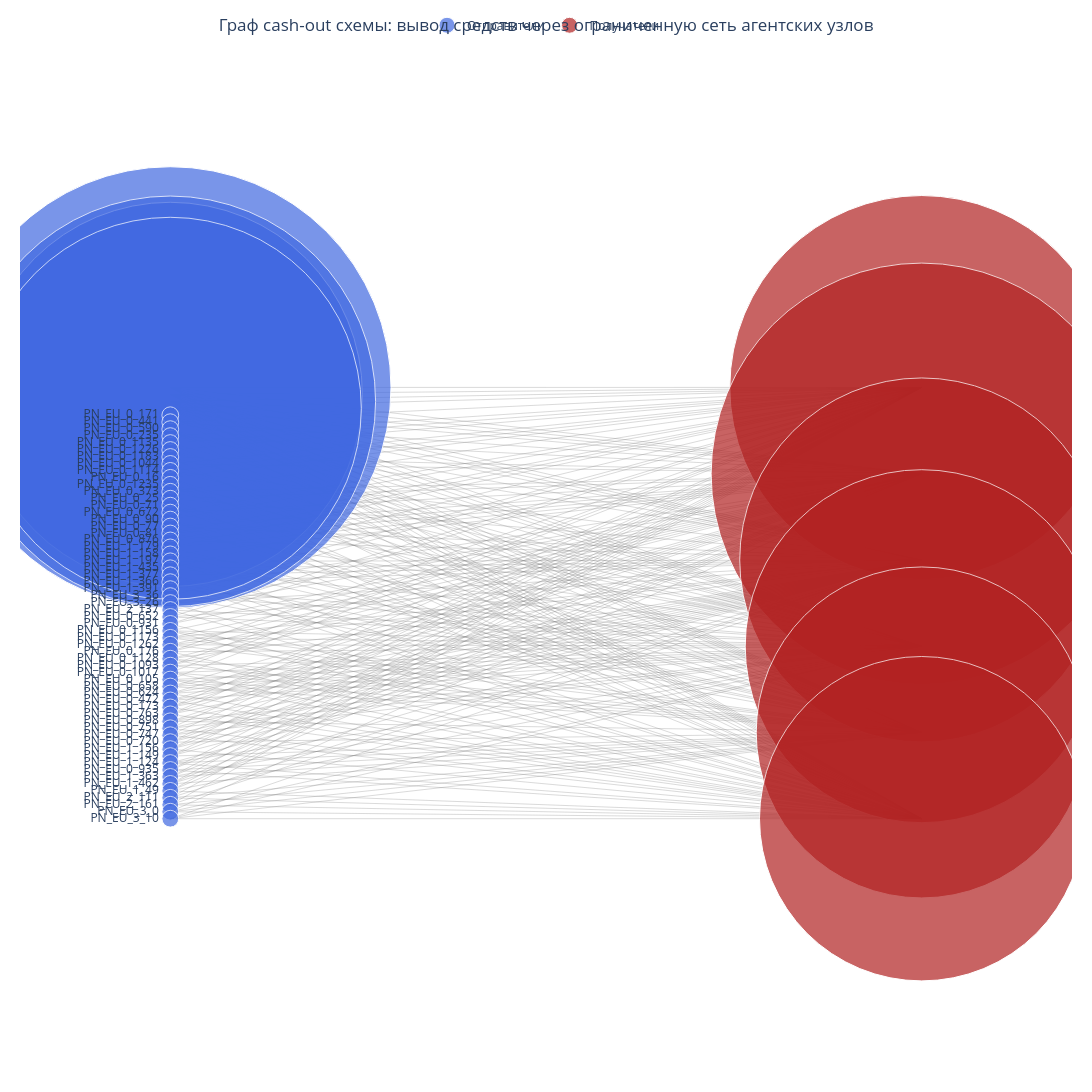
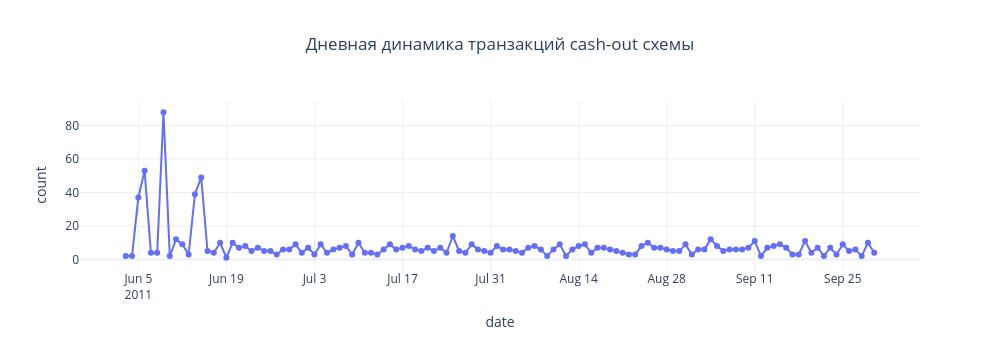
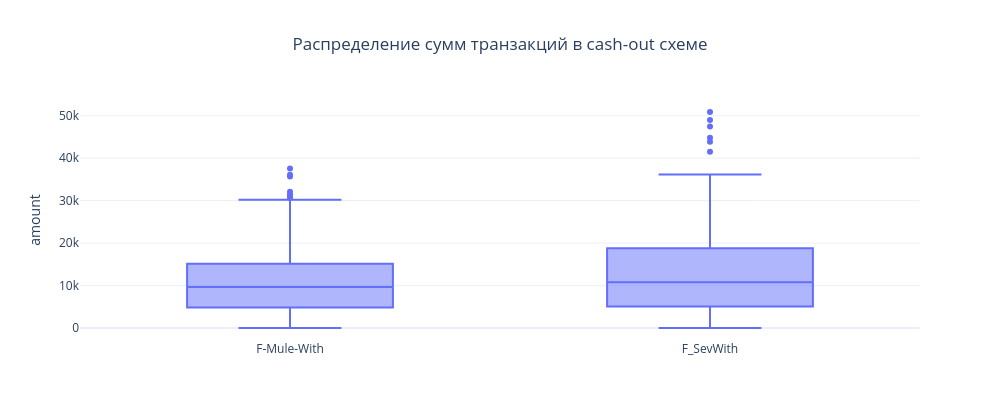

The notebook cell these images were saved under, in order:
### Markdown cell above
## 3. Схема №2 — вывод средств через агентов (`F-Mule-With` + `F_SevWith`)

Эта часть данных описывает каскадный cash-out-паттерн:

- деньги выводятся через небольшую сеть агентских аккаунтов `RET`;
- есть два масштаба поведения:
  - `F-Mule-With` — очень плотное ядро, где 4 отправителя многократно взаимодействуют с 6 агентами;
  - `F_SevWith` — более широкая волна: 60 отправителей и те же 6 агентов, но у каждого отправителя только 3–4 получателя.
- один и тот же набор агентских узлов появляется в обеих подвыборках, что указывает на общую инфраструктуру обналичивания.

### Code cell
cash = fraud[fraud['label'].isin(['F-Mule-With', 'F_SevWith'])].copy()

cash_stats = pd.DataFrame([{
    'rows': len(cash),
    'unique_senders': cash['sender_user'].nunique(),
    'unique_receivers': cash['receiver_user'].nunique(),
    'unique_edges': cash[['sender_user','receiver_user']].drop_duplicates().shape[0],
    'possible_edges': cash['sender_user'].nunique() * cash['receiver_user'].nunique(),
    'avg_tx_per_sender': len(cash) / cash['sender_user'].nunique(),
    'avg_tx_per_edge': len(cash) / cash[['sender_user','receiver_user']].drop_duplicates().shape[0],
    'time_start': cash['txn_time'].min(),
    'time_end': cash['txn_time'].max(),
    'amount_mean': cash['amount'].mean(),
    'amount_median': cash['amount'].median(),
}])

display(cash_stats)
display(pd.crosstab(cash['label'], cash['receiver_type']))

fig_cash_graph, cash_edges = weighted_bipartite_figure(
    cash,
    title='Граф cash-out схемы: вывод средств через ограниченную сеть агентских узлов'
)
fig_cash_graph.show()

fig_cash_time, cash_daily = daily_counts_figure(cash, 'Дневная динамика транзакций cash-out схемы')
fig_cash_time.show()

fig_cash_amount = amount_figure(cash, 'Распределение сумм транзакций в cash-out схеме')
fig_cash_amount.show()

# Раздельная детализация двух подтипов
sub_stats = []
for label in ['F-Mule-With', 'F_SevWith']:
    sub = cash[cash['label'] == label]
    sub_stats.append({
        'label': label,
        'rows': len(sub),
        'senders': sub['sender_user'].nunique(),
        'receivers': sub['receiver_user'].nunique(),
        'unique_edges': sub[['sender_user','receiver_user']].drop_duplicates().shape[0],
        'avg_receivers_per_sender': sub.groupby('sender_user')['receiver_user'].nunique().mean(),
        'avg_senders_per_receiver': sub.groupby('receiver_user')['sender_user'].nunique().mean(),
    })
display(pd.DataFrame(sub_stats))

### Figure 1 — Plotly figure (JSON) as saved in the notebook; plotly's stock layout.template omitted (floating-point values rounded to 4 significant figures; data arrays with more than 128 entries replaced by an {"elided": "..."} marker saying what was removed)
{"data": [{"hoverinfo": "none", "line": {"color": "rgba(120,120,120,0.35)", "width": 0.8}, "mode": "lines", "showlegend": false, "type": "scatter", "x": {"elided": "687 int values"}, "y": {"elided": "687 float values"}}, {"hoverinfo": "text", "hovertext": ["PN_EU_0_955<br>Транзакций: 197<br>Уникальных получателей: 6", "PN_EU_0_260<br>Транзакций: 171<br>Уникальных получателей: 6", "PN_EU_1_328<br>Транзакций: 183<br>Уникальных получателей: 6", "PN_EU_0_1045<br>Транзакций: 170<br>Уникальных получателей: 6", "PN_EU_0_171<br>Транзакций: 4<br>Уникальных получателей: 3", "PN_EU_0_441<br>Транзакций: 4<br>Уникальных получателей: 3", "PN_EU_0_590<br>Транзакций: 4<br>Уникальных получателей: 3", "PN_EU_0_235<br>Транзакций: 4<br>Уникальных получателей: 3", "PN_EU_0_1135<br>Транзакций: 4<br>Уникальных получателей: 3", "PN_EU_0_1226<br>Транзакций: 4<br>Уникальных получателей: 3", "PN_EU_0_1183<br>Транзакций: 4<br>Уникальных получателей: 3", "PN_EU_0_1044<br>Транзакций: 4<br>Уникальных получателей: 3", "PN_EU_0_1114<br>Транзакций: 4<br>Уникальных получателей: 3", "PN_EU_0_16<br>Транзакций: 4<br>Уникальных получателей: 3", "PN_EU_0_1235<br>Транзакций: 4<br>Уникальных получателей: 3", "PN_EU_0_373<br>Транзакций: 4<br>Уникальных получателей: 3", "PN_EU_0_25<br>Транзакций: 4<br>Уникальных получателей: 3", "PN_EU_0_71<br>Транзакций: 4<br>Уникальных получателей: 3", "PN_EU_0_672<br>Транзакций: 4<br>Уникальных получателей: 3", "PN_EU_0_90<br>Транзакций: 4<br>Уникальных получателей: 3", "PN_EU_0_77<br>Транзакций: 4<br>Уникальных получателей: 3", "PN_EU_0_81<br>Транзакций: 4<br>Уникальных получателей: 3", "PN_EU_0_876<br>Транзакций: 4<br>Уникальных получателей: 3", "PN_EU_1_179<br>Транзакций: 4<br>Уникальных получателей: 3", "PN_EU_1_158<br>Транзакций: 4<br>Уникальных получателей: 3", "PN_EU_1_197<br>Транзакций: 4<br>Уникальных получателей: 3", "PN_EU_1_435<br>Транзакций: 4<br>Уникальных получателей: 3", "PN_EU_1_377<br>Транзакций: 4<br>Уникальных получателей: 3", "PN_EU_1_366<br>Транзакций: 4<br>Уникальных получателей: 3", "PN_EU_1_391<br>Транзакций: 4<br>Уникальных получателей: 3", "PN_EU_3_36<br>Транзакций: 4<br>Уникальных получателей: 3", "PN_EU_3_26<br>Транзакций: 4<br>Уникальных получателей: 3", "PN_EU_2_137<br>Транзакций: 4<br>Уникальных получателей: 3", "PN_EU_0_652<br>Транзакций: 4<br>Уникальных получателей: 3", "PN_EU_0_931<br>Транзакций: 4<br>Уникальных получателей: 3", "PN_EU_0_1156<br>Транзакций: 4<br>Уникальных получателей: 4", "PN_EU_0_1173<br>Транзакций: 4<br>Уникальных получателей: 4", "PN_EU_0_1262<br>Транзакций: 4<br>Уникальных получателей: 4", "PN_EU_0_176<br>Транзакций: 4<br>Уникальных получателей: 4", "PN_EU_0_1128<br>Транзакций: 4<br>Уникальных получателей: 4", "PN_EU_0_1093<br>Транзакций: 4<br>Уникальных получателей: 4", "PN_EU_0_1017<br>Транзакций: 4<br>Уникальных получателей: 4", "PN_EU_0_105<br>Транзакций: 4<br>Уникальных получателей: 4", "PN_EU_0_658<br>Транзакций: 4<br>Уникальных получателей: 4", "PN_EU_0_624<br>Транзакций: 4<br>Уникальных получателей: 4", "PN_EU_0_472<br>Транзакций: 4<br>Уникальных получателей: 4", "PN_EU_0_173<br>Транзакций: 4<br>Уникальных получателей: 4", "PN_EU_0_763<br>Транзакций: 4<br>Уникальных получателей: 4", "PN_EU_0_898<br>Транзакций: 4<br>Уникальных получателей: 4", "PN_EU_0_751<br>Транзакций: 4<br>Уникальных получателей: 4", "PN_EU_0_747<br>Транзакций: 4<br>Уникальных получателей: 4", "PN_EU_0_720<br>Транзакций: 4<br>Уникальных получателей: 4", "PN_EU_1_156<br>Транзакций: 4<br>Уникальных получателей: 4", "PN_EU_1_149<br>Транзакций: 4<br>Уникальных получателей: 4", "PN_EU_1_124<br>Транзакций: 4<br>Уникальных получателей: 4", "PN_EU_0_935<br>Транзакций: 4<br>Уникальных получателей: 4", "PN_EU_1_363<br>Транзакций: 4<br>Уникальных получателей: 4", "PN_EU_1_462<br>Транзакций: 4<br>Уникальных получателей: 4", "PN_EU_1_49<br>Транзакций: 4<br>Уникальных получателей: 4", "PN_EU_2_111<br>Транзакций: 4<br>Уникальных получателей: 4", "PN_EU_2_161<br>Транзакций: 4<br>Уникальных получателей: 4", "PN_EU_3_0<br>Транзакций: 4<br>Уникальных получателей: 4", "PN_EU_3_10<br>Транзакций: 4<br>Уникальных получателей: 4"], "marker": {"color": "royalblue", "line": {"color": "white", "width": 1}, "size": [441.4, 384.2, 410.6, 382.0, 16.8, 16.8, 16.8, 16.8, 16.8, 16.8, 16.8, 16.8, 16.8, 16.8, 16.8, 16.8, 16.8, 16.8, 16.8, 16.8, 16.8, 16.8, 16.8, 16.8, 16.8, 16.8, 16.8, 16.8, 16.8, 16.8, 16.8, 16.8, 16.8, 16.8, 16.8, 16.8, 16.8, 16.8, 16.8, 16.8, 16.8, 16.8, 16.8, 16.8, 16.8, 16.8, 16.8, 16.8, 16.8, 16.8, 16.8, 16.8, 16.8, 16.8, 16.8, 16.8, 16.8, 16.8, 16.8, 16.8, 16.8, 16.8, 16.8]}, "mode": "markers+text", "name": "Отправители", "text": ["PN_EU_0_955", "PN_EU_0_260", "PN_EU_1_328", "PN_EU_0_1045", "PN_EU_0_171", "PN_EU_0_441", "PN_EU_0_590", "PN_EU_0_235", "PN_EU_0_1135", "PN_EU_0_1226", "PN_EU_0_1183", "PN_EU_0_1044", "PN_EU_0_1114", "PN_EU_0_16", "PN_EU_0_1235", "PN_EU_0_373", "PN_EU_0_25", "PN_EU_0_71", "PN_EU_0_672", "PN_EU_0_90", "PN_EU_0_77", "PN_EU_0_81", "PN_EU_0_876", "PN_EU_1_179", "PN_EU_1_158", "PN_EU_1_197", "PN_EU_1_435", "PN_EU_1_377", "PN_EU_1_366", "PN_EU_1_391", "PN_EU_3_36", "PN_EU_3_26", "PN_EU_2_137", "PN_EU_0_652", "PN_EU_0_931", "PN_EU_0_1156", "PN_EU_0_1173", "PN_EU_0_1262", "PN_EU_0_176", "PN_EU_0_1128", "PN_EU_0_1093", "PN_EU_0_1017", "PN_EU_0_105", "PN_EU_0_658", "PN_EU_0_624", "PN_EU_0_472", "PN_EU_0_173", "PN_EU_0_763", "PN_EU_0_898", "PN_EU_0_751", "PN_EU_0_747", "PN_EU_0_720", "PN_EU_1_156", "PN_EU_1_149", "PN_EU_1_124", "PN_EU_0_935", "PN_EU_1_363", "PN_EU_1_462", "PN_EU_1_49", "PN_EU_2_111", "PN_EU_2_161", "PN_EU_3_0", "PN_EU_3_10"], "textposition": "middle left", "type": "scatter", "x": [0, 0, 0, 0, 0, 0, 0, 0, 0, 0, 0, 0, 0, 0, 0, 0, 0, 0, 0, 0, 0, 0, 0, 0, 0, 0, 0, 0, 0, 0, 0, 0, 0, 0, 0, 0, 0, 0, 0, 0, 0, 0, 0, 0, 0, 0, 0, 0, 0, 0, 0, 0, 0, 0, 0, 0, 0, 0, 0, 0, 0, 0, 0], "y": [1, 0.9839, 0.9677, 0.9516, 0.9355, 0.9194, 0.9032, 0.8871, 0.871, 0.8548, 0.8387, 0.8226, 0.8065, 0.7903, 0.7742, 0.7581, 0.7419, 0.7258, 0.7097, 0.6935, 0.6774, 0.6613, 0.6452, 0.629, 0.6129, 0.5968, 0.5806, 0.5645, 0.5484, 0.5323, 0.5161, 0.5, 0.4839, 0.4677, 0.4516, 0.4355, 0.4194, 0.4032, 0.3871, 0.371, 0.3548, 0.3387, 0.3226, 0.3065, 0.2903, 0.2742, 0.2581, 0.2419, 0.2258, 0.2097, 0.1935, 0.1774, 0.1613, 0.1452, 0.129, 0.1129, 0.09677, 0.08065, 0.06452, 0.04839, 0.03226, 0.01613, 0]}, {"hoverinfo": "text", "hovertext": ["PN_Ret6<br>Транзакций: 169<br>Уникальных отправителей: 39", "PN_Ret4<br>Транзакций: 186<br>Уникальных отправителей: 40", "PN_Ret1<br>Транзакций: 160<br>Уникальных отправителей: 35", "PN_Ret5<br>Транзакций: 155<br>Уникальных отправителей: 39", "PN_Ret2<br>Транзакций: 145<br>Уникальных отправителей: 38", "PN_Ret3<br>Транзакций: 142<br>Уникальных отправителей: 38"], "marker": {"color": "firebrick", "line": {"color": "white", "width": 1}, "size": [383.8, 421.2, 364, 353, 331, 324.4]}, "mode": "markers+text", "name": "Получатели", "text": ["PN_Ret6", "PN_Ret4", "PN_Ret1", "PN_Ret5", "PN_Ret2", "PN_Ret3"], "textposition": "middle right", "type": "scatter", "x": [1, 1, 1, 1, 1, 1], "y": [1, 0.8, 0.6, 0.4, 0.2, 0]}], "layout": {"height": 1134, "legend": {"orientation": "h", "x": 0.5, "xanchor": "center", "y": 1.02, "yanchor": "bottom"}, "margin": {"b": 20, "l": 20, "r": 20, "t": 60}, "showlegend": true, "title": {"text": "Граф cash-out схемы: вывод средств через ограниченную сеть агентских узлов", "x": 0.5}, "width": 1150, "xaxis": {"range": [-0.2, 1.2], "visible": false}, "yaxis": {"visible": false}}}

### Figure 2 — Plotly figure (JSON) as saved in the notebook; plotly's stock layout.template omitted (floating-point values rounded to 4 significant figures)
{"data": [{"hovertemplate": "date=%{x}<br>count=%{y}<extra></extra>", "legendgroup": "", "line": {"color": "#636efa", "dash": "solid"}, "marker": {"symbol": "circle"}, "mode": "lines+markers", "name": "", "orientation": "v", "showlegend": false, "type": "scatter", "x": ["2011-06-03", "2011-06-04", "2011-06-05", "2011-06-06", "2011-06-07", "2011-06-08", "2011-06-09", "2011-06-10", "2011-06-11", "2011-06-12", "2011-06-13", "2011-06-14", "2011-06-15", "2011-06-16", "2011-06-17", "2011-06-18", "2011-06-19", "2011-06-20", "2011-06-21", "2011-06-22", "2011-06-23", "2011-06-24", "2011-06-25", "2011-06-26", "2011-06-27", "2011-06-28", "2011-06-29", "2011-06-30", "2011-07-01", "2011-07-02", "2011-07-03", "2011-07-04", "2011-07-05", "2011-07-06", "2011-07-07", "2011-07-08", "2011-07-09", "2011-07-10", "2011-07-11", "2011-07-12", "2011-07-13", "2011-07-14", "2011-07-15", "2011-07-16", "2011-07-17", "2011-07-18", "2011-07-19", "2011-07-20", "2011-07-21", "2011-07-22", "2011-07-23", "2011-07-24", "2011-07-25", "2011-07-26", "2011-07-27", "2011-07-28", "2011-07-29", "2011-07-30", "2011-07-31", "2011-08-01", "2011-08-02", "2011-08-03", "2011-08-04", "2011-08-05", "2011-08-06", "2011-08-07", "2011-08-08", "2011-08-09", "2011-08-10", "2011-08-11", "2011-08-12", "2011-08-13", "2011-08-14", "2011-08-15", "2011-08-16", "2011-08-17", "2011-08-18", "2011-08-19", "2011-08-20", "2011-08-21", "2011-08-22", "2011-08-23", "2011-08-24", "2011-08-25", "2011-08-26", "2011-08-27", "2011-08-28", "2011-08-29", "2011-08-30", "2011-08-31", "2011-09-01", "2011-09-02", "2011-09-03", "2011-09-04", "2011-09-05", "2011-09-06", "2011-09-07", "2011-09-08", "2011-09-09", "2011-09-10", "2011-09-11", "2011-09-12", "2011-09-13", "2011-09-14", "2011-09-15", "2011-09-16", "2011-09-17", "2011-09-18", "2011-09-19", "2011-09-20", "2011-09-21", "2011-09-22", "2011-09-23", "2011-09-24", "2011-09-25", "2011-09-26", "2011-09-27", "2011-09-28", "2011-09-29", "2011-09-30"], "xaxis": "x", "y": [2, 2, 37, 53, 4, 4, 88, 2, 12, 9, 3, 39, 49, 5, 4, 10, 1, 10, 7, 8, 5, 7, 5, 5, 3, 6, 6, 9, 4, 7, 3, 9, 4, 6, 7, 8, 3, 10, 4, 4, 3, 6, 9, 6, 7, 8, 6, 5, 7, 5, 7, 4, 14, 5, 4, 9, 6, 5, 4, 8, 6, 6, 5, 4, 7, 8, 6, 2, 6, 9, 2, 6, 8, 9, 4, 7, 7, 6, 5, 4, 3, 3, 8, 10, 7, 7, 6, 5, 5, 9, 3, 6, 6, 12, 8, 5, 6, 6, 6, 7, 11, 2, 7, 8, 9, 7, 3, 3, 11, 4, 7, 2, 7, 3, 9, 5, 6, 2, 10, 4], "yaxis": "y"}], "layout": {"height": 350, "legend": {"tracegroupgap": 0}, "title": {"text": "Дневная динамика транзакций cash-out схемы", "x": 0.5}, "width": 1000, "xaxis": {"anchor": "y", "domain": [0, 1], "title": {"text": "date"}}, "yaxis": {"anchor": "x", "domain": [0, 1], "title": {"text": "count"}}}}

### Figure 3 — Plotly figure (JSON) as saved in the notebook; plotly's stock layout.template omitted (floating-point values rounded to 4 significant figures; data arrays with more than 128 entries replaced by an {"elided": "..."} marker saying what was removed)
{"data": [{"alignmentgroup": "True", "boxpoints": "outliers", "hovertemplate": "label=%{x}<br>amount=%{y}<extra></extra>", "legendgroup": "", "marker": {"color": "#636efa"}, "name": "", "notched": false, "offsetgroup": "", "orientation": "v", "showlegend": false, "type": "box", "x": {"elided": "957 str values"}, "x0": " ", "xaxis": "x", "y": {"elided": "957 float values"}, "y0": " ", "yaxis": "y"}], "layout": {"boxmode": "group", "height": 420, "legend": {"tracegroupgap": 0}, "title": {"text": "Распределение сумм транзакций в cash-out схеме", "x": 0.5}, "width": 1000, "xaxis": {"anchor": "y", "domain": [0, 1], "title": {"text": ""}}, "yaxis": {"anchor": "x", "domain": [0, 1], "title": {"text": "amount"}}}}
